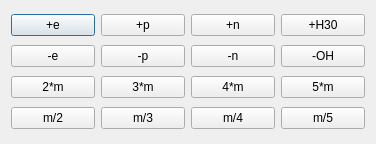
<?xml version="1.0" encoding="UTF-8"?>
<ui version="4.0">
 <class>Dialog</class>
 <widget class="QDialog" name="Dialog">
  <property name="geometry">
   <rect>
    <x>0</x>
    <y>0</y>
    <width>376</width>
    <height>144</height>
   </rect>
  </property>
  <property name="windowTitle">
   <string>Dialog</string>
  </property>
  <property name="sizeGripEnabled">
   <bool>false</bool>
  </property>
  <property name="modal">
   <bool>false</bool>
  </property>
  <layout class="QGridLayout" name="gridLayout">
   <item row="6" column="0">
    <widget class="QPushButton" name="plusE">
     <property name="text">
      <string>+e</string>
     </property>
    </widget>
   </item>
   <item row="6" column="2">
    <widget class="QPushButton" name="pushButton">
     <property name="text">
      <string>+n</string>
     </property>
    </widget>
   </item>
   <item row="11" column="5">
    <widget class="QPushButton" name="times5">
     <property name="text">
      <string>5*m</string>
     </property>
    </widget>
   </item>
   <item row="11" column="2">
    <widget class="QPushButton" name="times4">
     <property name="text">
      <string>4*m</string>
     </property>
    </widget>
   </item>
   <item row="6" column="1">
    <widget class="QPushButton" name="plusProton">
     <property name="text">
      <string>+p</string>
     </property>
    </widget>
   </item>
   <item row="9" column="1">
    <widget class="QPushButton" name="minusH">
     <property name="text">
      <string>-p</string>
     </property>
    </widget>
   </item>
   <item row="11" column="1">
    <widget class="QPushButton" name="times3">
     <property name="text">
      <string>3*m</string>
     </property>
    </widget>
   </item>
   <item row="12" column="0">
    <widget class="QPushButton" name="div2">
     <property name="text">
      <string>m/2</string>
     </property>
    </widget>
   </item>
   <item row="12" column="2">
    <widget class="QPushButton" name="div4">
     <property name="text">
      <string>m/4</string>
     </property>
    </widget>
   </item>
   <item row="9" column="2">
    <widget class="QPushButton" name="pushButton_2">
     <property name="text">
      <string>-n</string>
     </property>
    </widget>
   </item>
   <item row="9" column="0">
    <widget class="QPushButton" name="minusE">
     <property name="text">
      <string>-e</string>
     </property>
    </widget>
   </item>
   <item row="6" column="5">
    <widget class="QPushButton" name="plusH30">
     <property name="text">
      <string>+H30</string>
     </property>
    </widget>
   </item>
   <item row="11" column="0">
    <widget class="QPushButton" name="times2">
     <property name="text">
      <string>2*m</string>
     </property>
    </widget>
   </item>
   <item row="12" column="1">
    <widget class="QPushButton" name="div3">
     <property name="text">
      <string>m/3</string>
     </property>
    </widget>
   </item>
   <item row="12" column="5">
    <widget class="QPushButton" name="div5">
     <property name="text">
      <string>m/5</string>
     </property>
    </widget>
   </item>
   <item row="9" column="5">
    <widget class="QPushButton" name="minusOH">
     <property name="text">
      <string>-OH</string>
     </property>
    </widget>
   </item>
  </layout>
 </widget>
 <resources/>
 <connections/>
</ui>
